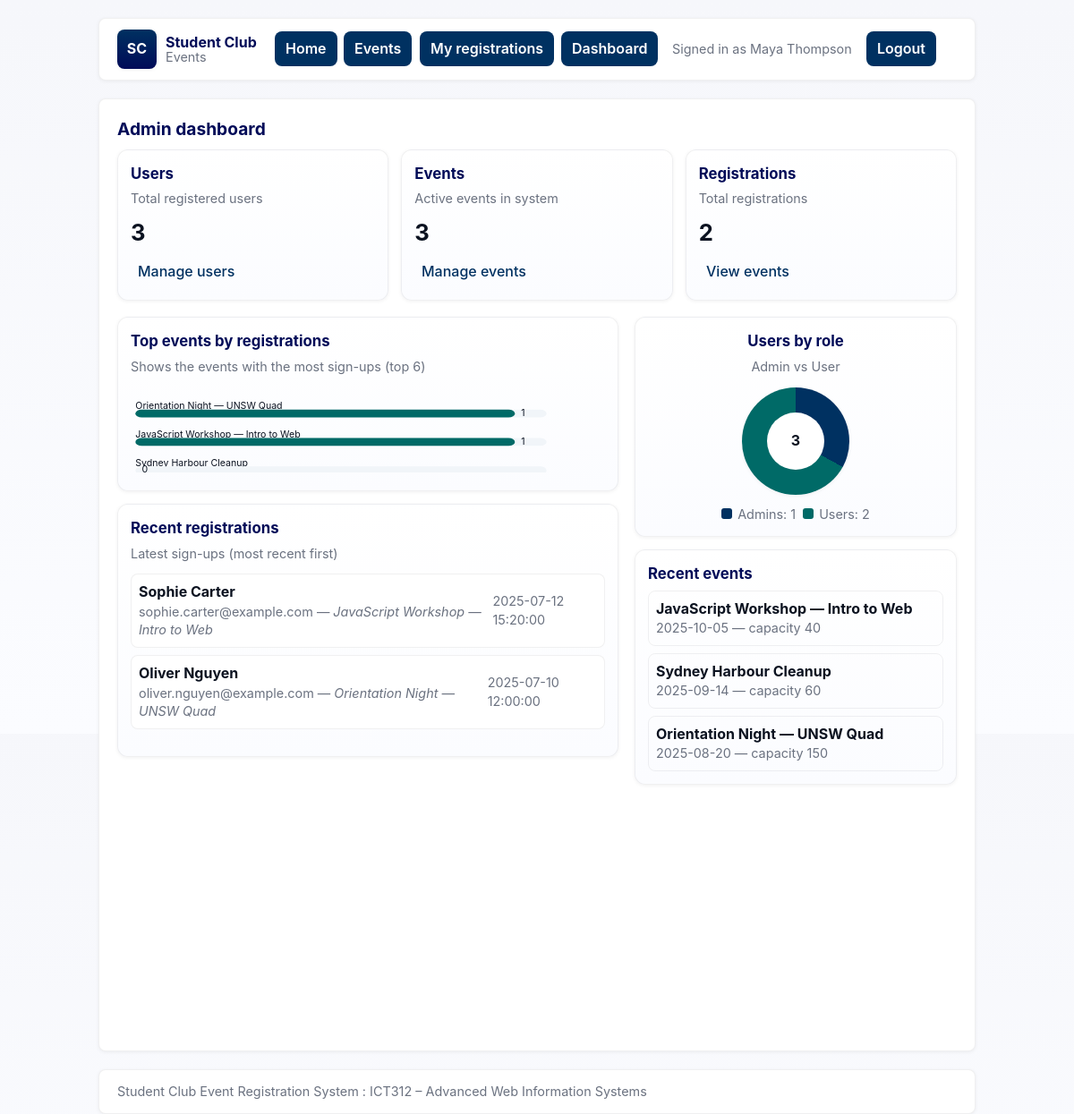
The app's page /src/admin/dashboard.php (signed in) with its own data.
### tables this page shows
CREATE TABLE IF NOT EXISTS users (
  id INT AUTO_INCREMENT PRIMARY KEY,
  name VARCHAR(100) NOT NULL,
  email VARCHAR(150) NOT NULL UNIQUE,
  password VARCHAR(255) NOT NULL,
  role VARCHAR(20) NOT NULL DEFAULT 'user',
  created_at TIMESTAMP DEFAULT CURRENT_TIMESTAMP
);

CREATE TABLE IF NOT EXISTS events (
  id INT AUTO_INCREMENT PRIMARY KEY,
  title VARCHAR(150) NOT NULL,
  description TEXT,
  event_date DATE,
  capacity INT DEFAULT 0,
  created_at TIMESTAMP DEFAULT CURRENT_TIMESTAMP
);

CREATE TABLE IF NOT EXISTS registrations (
  id INT AUTO_INCREMENT PRIMARY KEY,
  user_id INT NOT NULL,
  event_id INT NOT NULL,
  created_at TIMESTAMP DEFAULT CURRENT_TIMESTAMP,
  FOREIGN KEY (user_id) REFERENCES users(id) ON DELETE CASCADE,
  FOREIGN KEY (event_id) REFERENCES events(id) ON DELETE CASCADE
);

### src/admin/dashboard.php (the view, shortened to what this page needs)
<?php
require_once __DIR__ . '/../../config/db.php';
try {
    $usersCount = (int)$pdo->query('SELECT COUNT(*) FROM users')->fetchColumn();
} catch (Exception $e) {
    $usersCount = 0;
}
try {
    $eventsCount = (int)$pdo->query('SELECT COUNT(*) FROM events')->fetchColumn();
} catch (Exception $e) {
    $eventsCount = 0;
}
try {
    $regsCount = (int)$pdo->query('SELECT COUNT(*) FROM registrations')->fetchColumn();
} catch (Exception $e) {
    $regsCount = 0;
}
$roleCounts = ['admin' => 0, 'user' => 0];
try {
    $stmt = $pdo->query("SELECT role, COUNT(*) AS c FROM users GROUP BY role");
    while ($r = $stmt->fetch()) {
        $role = $r['role'] ?? 'user';
        $roleCounts[$role] = (int)$r['c'];
    }
} catch (Exception $e) {  }
$topEvents = [];
try {
    $stmt = $pdo->query("
      SELECT e.id, e.title, e.event_date, e.capacity, COUNT(r.id) AS regs
      FROM events e
      LEFT JOIN registrations r ON r.event_id = e.id
      GROUP BY e.id
      ORDER BY regs DESC, e.event_date ASC
      LIMIT 6
    ");
    $topEvents = $stmt->fetchAll();
} catch (Exception $e) { $topEvents = []; }
$recentRegs = [];
try {
    $stmt = $pdo->query("
      SELECT r.id, r.created_at, u.name AS user_name, u.email AS user_email, e.title AS event_title
      FROM registrations r
      JOIN users u ON u.id = r.user_id
      JOIN events e ON e.id = r.event_id
      ORDER BY r.created_at DESC
      LIMIT 8
    ");
    $recentRegs = $stmt->fetchAll();
} catch (Exception $e) { $recentRegs = []; }
$recentEvents = [];
try {
    $stmt = $pdo->query("SELECT id, title, event_date, capacity, created_at FROM events ORDER BY created_at DESC LIMIT 6");
    $recentEvents = $stmt->fetchAll();
} catch (Exception $e) { $recentEvents = []; }
try {
    $stmt = $pdo->query("SELECT id, name, email, role, created_at FROM users ORDER BY created_at DESC LIMIT 6");
    $recentUsers = $stmt->fetchAll();
} catch (Exception $e) { $recentUsers = []; }
include __DIR__ . '/../templates/header.php';
?>
<h2>Admin dashboard</h2>
<div style="display:grid; grid-template-columns: repeat(auto-fit, minmax(200px, 1fr)); gap:14px; margin-bottom:18px;">
  <div class="event" aria-live="polite">
    <h3>Users</h3>
    <div class="small">Total registered users</div>
    <div style="font-size:1.6rem; font-weight:700; margin-top:8px;"><?php echo (int)$usersCount; ?></div>
    <div class="mt-8"><a class="btn ghost" href="users.php">Manage users</a></div>
  </div>
  <div class="event" aria-live="polite">
    <h3>Events</h3>
    <div class="small">Active events in system</div>
    <div style="font-size:1.6rem; font-weight:700; margin-top:8px;"><?php echo (int)$eventsCount; ?></div>
    <div class="mt-8"><a class="btn ghost" href="events.php">Manage events</a></div>
  </div>
  <div class="event" aria-live="polite">
    <h3>Registrations</h3>
    <div class="small">Total registrations</div>
    <div style="font-size:1.6rem; font-weight:700; margin-top:8px;"><?php echo (int)$regsCount; ?></div>
    <div class="mt-8"><a class="btn ghost" href="../events/list.php">View events</a></div>
  </div>
</div>
<div style="display:grid; grid-template-columns: 1fr 360px; gap:18px; align-items:start;">
  <div>
    <div class="event" style="margin-bottom:14px;">
      <h3>Top events by registrations</h3>
      <div class="small">Shows the events with the most sign-ups (top 6)</div>
      <?php if (empty($topEvents)): ?>
        <div class="mt-8 small">No events or registrations yet.</div>
      <?php else: ?>
        <div style="margin-top:12px;">
          <?php
            $max = 1;
            foreach ($topEvents as $te) { $max = max($max, (int)$te['regs']); }
            $max = max($max, 1);
          ?>
          <svg viewBox="0 0 600 <?php echo 36 * count($topEvents); ?>" width="100%" role="img" aria-label="Top events by registrations">
            <?php foreach ($topEvents as $i => $te):
              $y = 18 + ($i * 36);
              $label = htmlspecialchars($te['title']);
              $val = (int)$te['regs'];
              $w = round(($val / $max) * 480);
            ?>
              <text x="6" y="<?php echo $y + 6; ?>" font-size="12" fill="#0b1220" alignment-baseline="middle"><?php echo $label; ?></text>
              <rect x="6" y="<?php echo $y + 10; ?>" rx="8" ry="8" width="520" height="10" fill="#f1f5f9"></rect>
              <rect x="6" y="<?php echo $y + 10; ?>" rx="8" ry="8" width="<?php echo $w; ?>" height="10" fill="#006A67"></rect>
              <text x="<?php echo 6 + $w + 8; ?>" y="<?php echo $y + 18; ?>" font-size="12" fill="#0b1220"><?php echo $val; ?></text>
            <?php endforeach; ?>
          </svg>
        </div>
      <?php endif; ?>
    </div>
    <div class="event" aria-live="polite">
      <h3>Recent registrations</h3>
      <div class="small">Latest sign-ups (most recent first)</div>
      <?php if (empty($recentRegs)): ?>
        <div class="mt-8 small">No registrations yet.</div>
      <?php else: ?>
        <ul style="margin-top:12px; list-style:none; padding:0; display:flex; flex-direction:column; gap:8px;">
          <?php foreach ($recentRegs as $r): ?>
            <li style="padding:8px; border-radius:8px; border:1px solid var(--border); background:#fff;">
              <div style="display:flex; justify-content:space-between; gap:12px; align-items:center;">
                <div>
                  <strong><?php echo htmlspecialchars($r['user_name']); ?></strong>
                  <div class="small"><?php echo htmlspecialchars($r['user_email']); ?> — <em><?php echo htmlspecialchars($r['event_title']); ?></em></div>
                </div>
                <div class="small"><?php echo htmlspecialchars($r['created_at']); ?></div>
              </div>
            </li>
          <?php endforeach; ?>
        </ul>
      <?php endif; ?>
    </div>
  </div>
  <aside>
    <div class="event" style="text-align:center;">
      <h3>Users by role</h3>
      <div class="small">Admin vs User</div>
      <?php
        $totalRoles = array_sum($roleCounts) ?: 1;
        $adminPct = round(($roleCounts['admin'] / $totalRoles) * 100);
        $donut = "conic-gradient(#003161 {$adminPct}%, #006A67 {$adminPct}% 100%)";
      ?>
      <div style="display:flex; gap:10px; align-items:center; justify-content:center; margin-top:12px;">
        <div style="width:120px; height:120px; border-radius:999px; background:<?php echo $donut; ?>; box-shadow:var(--shadow-sm); display:grid; place-items:center;">
          <div style="background:#fff; width:64px; height:64px; border-radius:999px; display:grid; place-items:center; font-weight:700;">
            <?php echo (int)$totalRoles; ?>
          </div>
        </div>
      </div>
      <div style="margin-top:12px; display:flex; gap:8px; justify-content:center;">
        <div class="small"><span style="display:inline-block;width:12px;height:12px;background:#003161;border-radius:3px;margin-right:6px;"></span>Admins: <?php echo (int)$roleCounts['admin']; ?></div>
        <div class="small"><span style="display:inline-block;width:12px;height:12px;background:#006A67;border-radius:3px;margin-right:6px;"></span>Users: <?php echo (int)$roleCounts['user']; ?></div>
      </div>
    </div>
    <div class="event" style="margin-top:14px;">
      <h3>Recent events</h3>
      <?php if (empty($recentEvents)): ?>
        <div class="small mt-8">No events yet.</div>
      <?php else: ?>
        <ul style="list-style:none; padding:0; margin:0; display:flex; flex-direction:column; gap:8px;">
          <?php foreach ($recentEvents as $ev): ?>
            <li style="padding:8px; border-radius:8px; border:1px solid var(--border);">
              <strong><?php echo htmlspecialchars($ev['title']); ?></strong>
              <div class="small"><?php echo htmlspecialchars($ev['event_date']); ?> — capacity <?php echo (int)$ev['capacity']; ?></div>
            </li>
          <?php endforeach; ?>
        </ul>
      <?php endif; ?>
    </div>
  </aside>
</div>
<?php include __DIR__ . '/../templates/footer.php'; ?>

### src/templates/header.php (shortened to what this page needs)
<?php
$script = $_SERVER['SCRIPT_NAME'] ?? '';
if (strpos($script, '/src') !== false) {
    $base = substr($script, 0, strpos($script, '/src'));
} else {
    $base = dirname($script);
}
$base = rtrim($base, '/');
$cssPath  = ($base === '') ? '/assets/css/styles.css' : $base . '/assets/css/styles.css';
$indexUrl = ($base === '') ? '/index.php'           : $base . '/index.php';
$requestUri = $_SERVER['REQUEST_URI'] ?? '';
$requestPath = parse_url($requestUri, PHP_URL_PATH) ?: '';
function bp($path) {
    $b = $GLOBALS['BASE_PATH'] ?? '';
    if ($b === '') return $path;
    return $b . $path;
}
function is_active($path) {
    global $requestPath;
    $full = bp($path);
    return stripos($requestPath, $full) === 0;
}
$user = $_SESSION['user'] ?? null;
$isAdmin = ($user['role'] ?? '') === 'admin';
?>
<!doctype html>
<html lang="en">
<head>
  <link rel="stylesheet" href="<?php echo htmlspecialchars($cssPath, ENT_QUOTES); ?>">
</head>
<body>
<header class="container" role="banner" aria-label="Main header">
  <nav class="navbar" role="navigation" aria-label="Main navigation">
    <a href="<?php echo htmlspecialchars($indexUrl, ENT_QUOTES); ?>" class="brand" title="Home">
      <span class="logo" aria-hidden="true">SC</span>
      <span style="line-height:1;">
        <strong style="display:block; font-size:1rem; color:var(--brand-900)">Student Club</strong>
        <small class="small">Events</small>
      </span>
    </a>
    <div class="navbar" role="menubar" aria-label="Primary links" style="gap:8px;">
      <a href="<?php echo htmlspecialchars(bp('/index.php'), ENT_QUOTES); ?>" class="btn"<?php if (is_active('/index.php')) echo ' aria-current="page"'; ?>>Home</a>
      <a href="<?php echo htmlspecialchars(bp('/src/events/list.php'), ENT_QUOTES); ?>" class="btn"<?php if (is_active('/src/events/list.php')) echo ' aria-current="page"'; ?>>Events</a>
      <?php if ($user): ?>
        <a href="<?php echo htmlspecialchars(bp('/src/events/list.php') . '?mine=1', ENT_QUOTES); ?>" class="btn">My registrations</a>
        <?php if ($isAdmin): ?>
          <a href="<?php echo htmlspecialchars(bp('/src/admin/dashboard.php'), ENT_QUOTES); ?>" class="btn">Dashboard</a>
        <?php endif; ?>
        <span class="small" style="align-self:center; margin-left:8px; margin-right:8px;">Signed in as <?php echo htmlspecialchars($user['name']); ?></span>
        <a href="<?php echo htmlspecialchars(bp('/src/auth/logout.php'), ENT_QUOTES); ?>" class="btn">Logout</a>
      <?php else: ?>
        <a href="<?php echo htmlspecialchars(bp('/src/auth/login.php'), ENT_QUOTES); ?>" class="btn">Login</a>
        <a href="<?php echo htmlspecialchars(bp('/src/auth/register.php'), ENT_QUOTES); ?>" class="btn">Register</a>
      <?php endif; ?>
    </div>
  </nav>
</header>
<main id="main-content" class="container" role="main" tabindex="-1">

### assets/css/styles.css (style rules this page uses)
:root { --brand-900: #000B58; --brand-800: #003161; --accent: #006A67; --warm: #FDEB9E; --bg: #f6f7fb; --card-bg: #ffffff; --muted: #6b7280; --border: rgba(2, 6, 23, 0.06); --radius: 10px; --gap: 14px; --shadow-sm: 0 1px 4px rgba(2, 6, 23, 0.06); --shadow-md: 0 6px 18px rgba(2, 6, 23, 0.08); --transition-fast: 180ms cubic-bezier(.2, .9, .2, 1); --transition-med: 260ms cubic-bezier(.2, .9, .2, 1); --max-width: 980px; }
*, *::before, *::after { box-sizing: border-box; }
html, body { height: 100%; margin: 0; font-family: Inter, ui-sans-serif, system-ui, -apple-system, "Segoe UI", Roboto, "Helvetica Neue", Arial; background: linear-gradient(180deg, var(--bg) 0%, #fbfcff 100%); color: #0b1220; -webkit-font-smoothing: antialiased; -moz-osx-font-smoothing: grayscale; line-height: 1.45; font-size: 16px; }
.container { width: 94%; max-width: var(--max-width); margin: 20px auto; background: var(--card-bg); padding: 20px; border-radius: calc(var(--radius) - 2px); box-shadow: var(--shadow-sm); border: 1px solid var(--border); }
header.container { padding: 12px 20px; display: flex; align-items: center; justify-content: space-between; gap: var(--gap); }
.navbar { display: flex; gap: 10px; align-items: center; flex-wrap: wrap; }
.brand { display: flex; gap: 10px; align-items: center; text-decoration: none; color: var(--brand-900); }
.brand .logo { width: 44px; height: 44px; border-radius: 8px; display: inline-grid; place-items: center; background: linear-gradient(180deg, var(--brand-800), var(--brand-900)); color: #fff; font-weight: 700; box-shadow: var(--shadow-sm); }
a { color: var(--brand-800); text-decoration: none; }
.btn { display: inline-flex; align-items: center; gap: 8px; padding: 8px 12px; border-radius: 8px; font-weight: 600; cursor: pointer; border: none; background: var(--brand-800); color: white; text-decoration: none; box-shadow: none; transition: transform var(--transition-fast), box-shadow var(--transition-fast), background var(--transition-med); -webkit-tap-highlight-color: transparent; }
.btn.ghost { background: transparent; color: var(--brand-800); font-weight: 500; padding: 6px 8px; }
h1, h2, h3 { margin: 0 0 8px 0; color: var(--brand-900); font-weight: 700; }
h2 { font-size: 1.2rem; }
h3 { font-size: 1rem; }
.small { font-size: 0.9rem; color: var(--muted); }
.event { border-radius: 12px; padding: 14px; background: linear-gradient(180deg, #fff, #fbfcff); border: 1px solid var(--border); box-shadow: var(--shadow-sm); transition: transform var(--transition-fast), box-shadow var(--transition-fast), border-color var(--transition-fast); }
.event h3 { margin: 0 0 6px 0; color: var(--brand-900); font-size: 1.05rem; }
a, button, .btn { will-change: transform; transition: transform var(--transition-fast), box-shadow var(--transition-fast), opacity var(--transition-fast); }
.mt-8 { margin-top: 8px; }
.navbar a, .navbar .btn { outline: none; }

### src/templates/header.php (style rules this page uses)
body { visibility:visible }

### records on screen
users: name "Maya Thompson"
events: title "Orientation Night — UNSW Quad", val "1", event_date "2025-08-20", capacity "150"
events: title "JavaScript Workshop — Intro to Web", val "1", event_date "2025-10-05", capacity "40"
events: title "Sydney Harbour Cleanup", val "0", event_date "2025-09-14", capacity "60"
registrations: user.name "Sophie Carter", user.email "sophie.carter@example.com", event.title "JavaScript Workshop — Intro to Web", created_at "2025-07-12 15:20:00"
registrations: user.name "Oliver Nguyen", user.email "oliver.nguyen@example.com", event.title "Orientation Night — UNSW Quad", created_at "2025-07-10 12:00:00"

### other values on screen
$usersCount "3"
$eventsCount "3"
$regsCount "2"
$totalRoles "3"
$roleCounts['admin'] "1"
$roleCounts['user'] "2"
